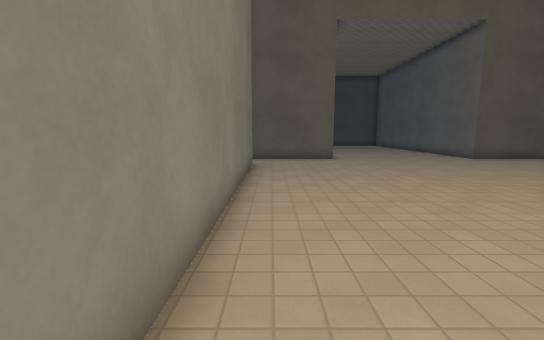
View 1 (above)

19 first-person views from a walk through a Godot game level. The camera is 1.4 m above the floor, tilts 8° down and sees 90° across. The floor is counted in squares, 0.97 m on a side. Each view is taken from the middle of a square. On the plan, view 1 faces up. The plan holds only what a view shows up to about 14 squares ahead; the rest is blank. The place goes on beyond the plan. Surface patterns are stand-ins for the level's own textures.

View 2
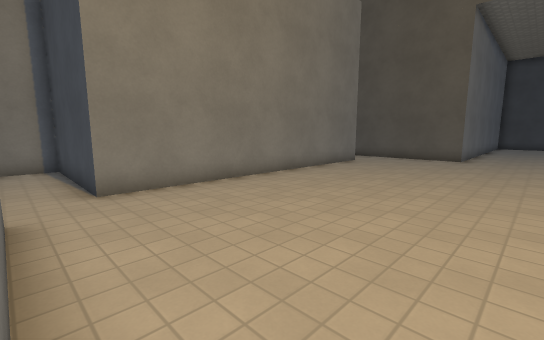

View 3
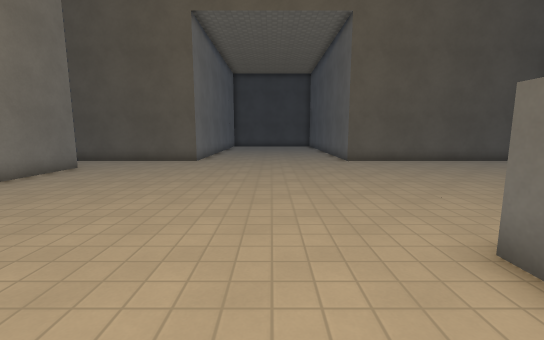

View 4
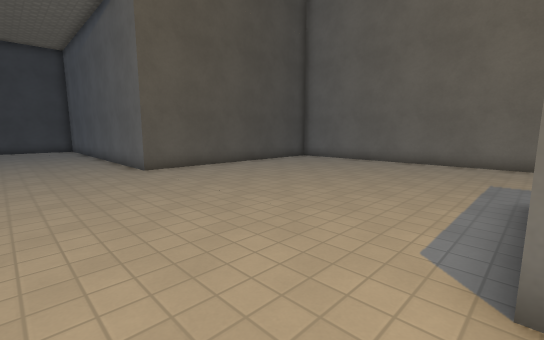

View 5
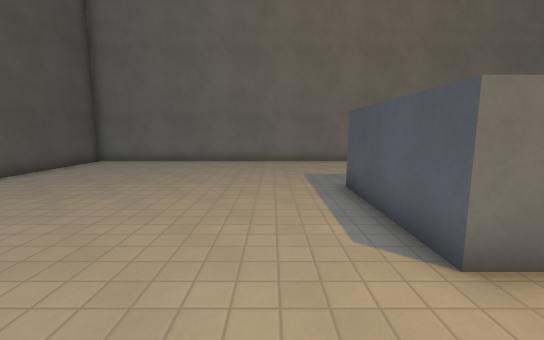

View 6
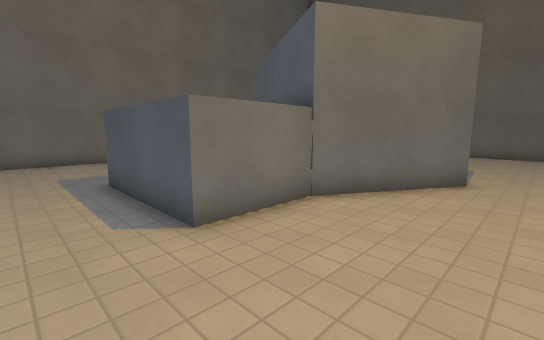

View 7
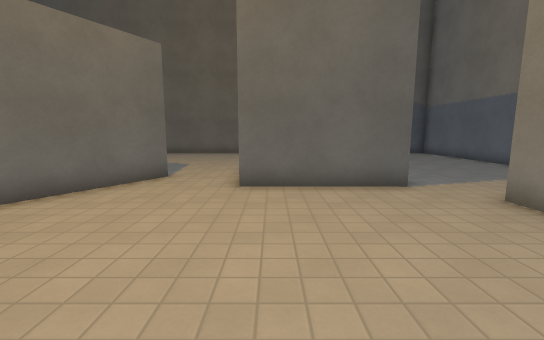

View 8
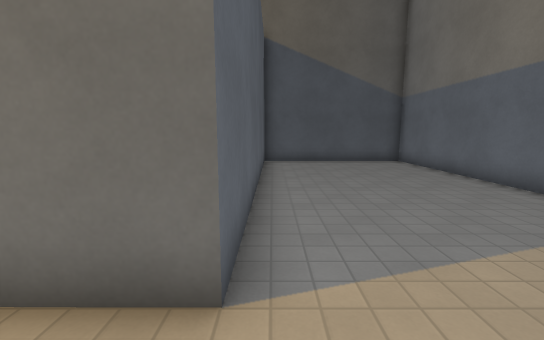

View 9
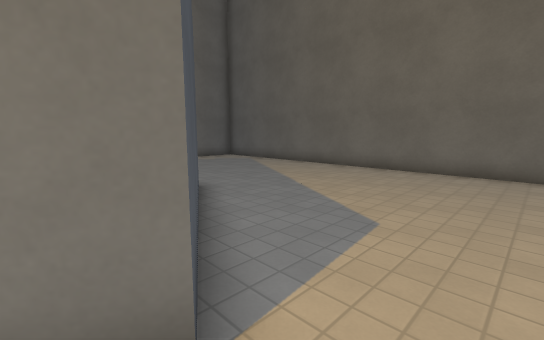

View 10
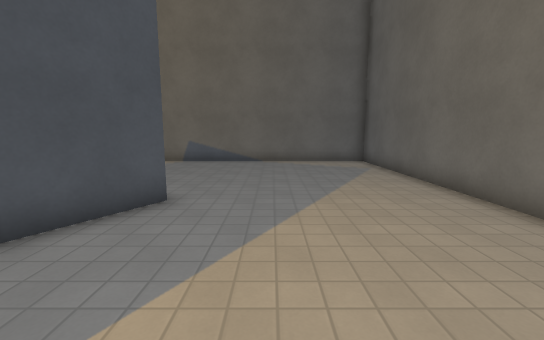

View 11
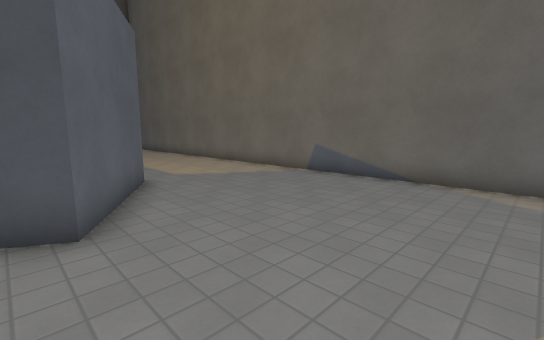

View 12
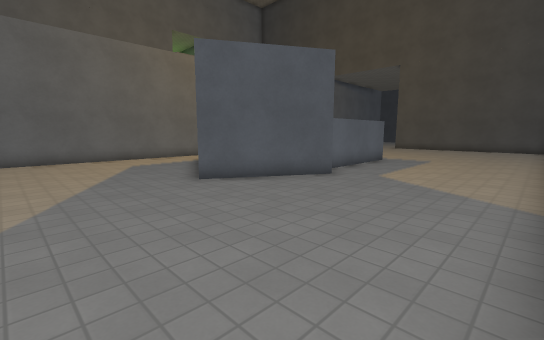

View 13
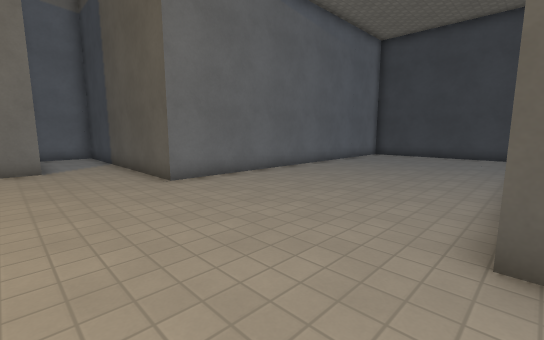

View 14
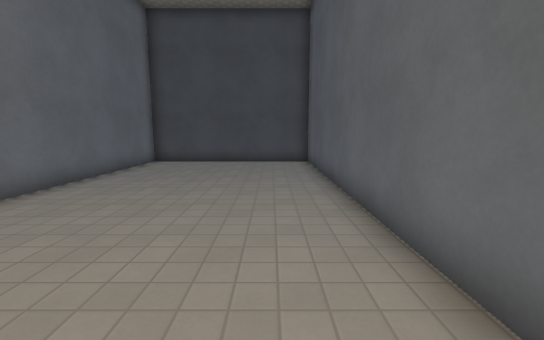

View 15
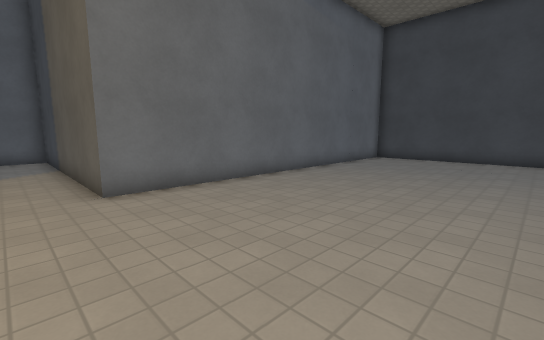

View 16
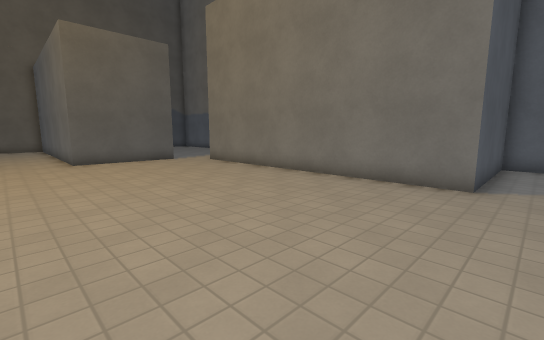

View 17
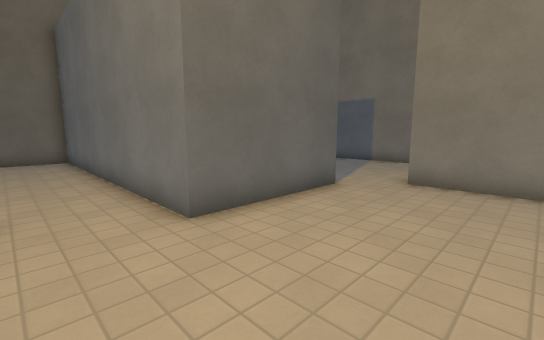

View 18
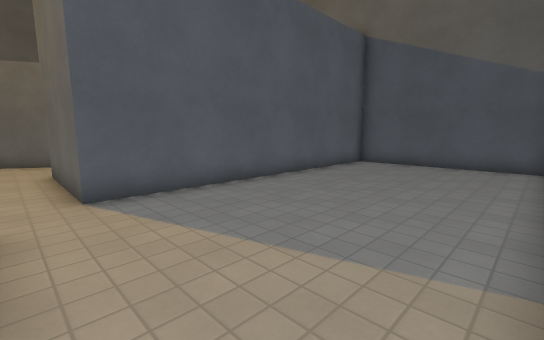

View 19
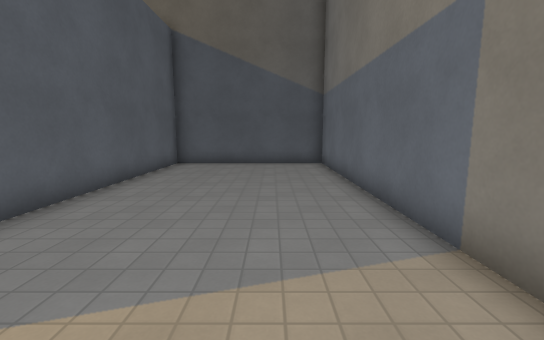

### Floor plan
Points are (right, up) in squares from view 1. A wall is a line through its corners. A room is listed if a view was taken in it or the views show most of it. See-through windows are left out.
Room 1 (views 1, 18, 19)
walls: (-0.9, 0.4) (-6.3, 0.4) (-6.3, -12.5) (0.4, -12.5) (0.4, -1.1) (1.4, -1.1)
ways out: opening at (0.5, 0) to room 2
Room 2 (views 2, 3, 4, 5, 6, 7, 8, 9, 10, 11, 12, 13, 14, 15, 16, 17)
walls: (14.9, -1.8) (12.6, -5.8) (7.4, -2.7) (9.6, 1.2) (9.6, 4) (14.1, 4) (14.1, -0.8); (1.4, -1.1) (4.9, -1.1) (4.8, -12.5) (20.3, -12.5) (20.3, 14.5) (10.8, 14.5) (10.8, 28.3) (3.3, 28.3) (3.3, 14.5) (-6.3, 14.5) (-6.3, 11.9) (-0.9, 11.9) (-0.9, 0.4)
ways out: opening at (0.5, 0) to room 1

Positions as (right, up) in squares from view 1, and headings:
1: (0, 0), facing up
2: (6, -1), facing up-left
3: (7, 1), facing up
4: (7, 4), facing up-right
5: (7, 6), facing right
6: (6, 6), facing down-right
7: (4, 6), facing down
8: (0, 1), facing down
9: (6, -2), facing down-right
10: (7, -8), facing right
11: (12, -10), facing up-right
12: (20, -10), facing up-left
13: (11, 11), facing up-left
14: (9, 15), facing up
15: (10, 13), facing up-left
16: (7, 13), facing down-left
17: (7, 3), facing down-left
18: (-6, 0), facing down-right
19: (-4, 0), facing down
